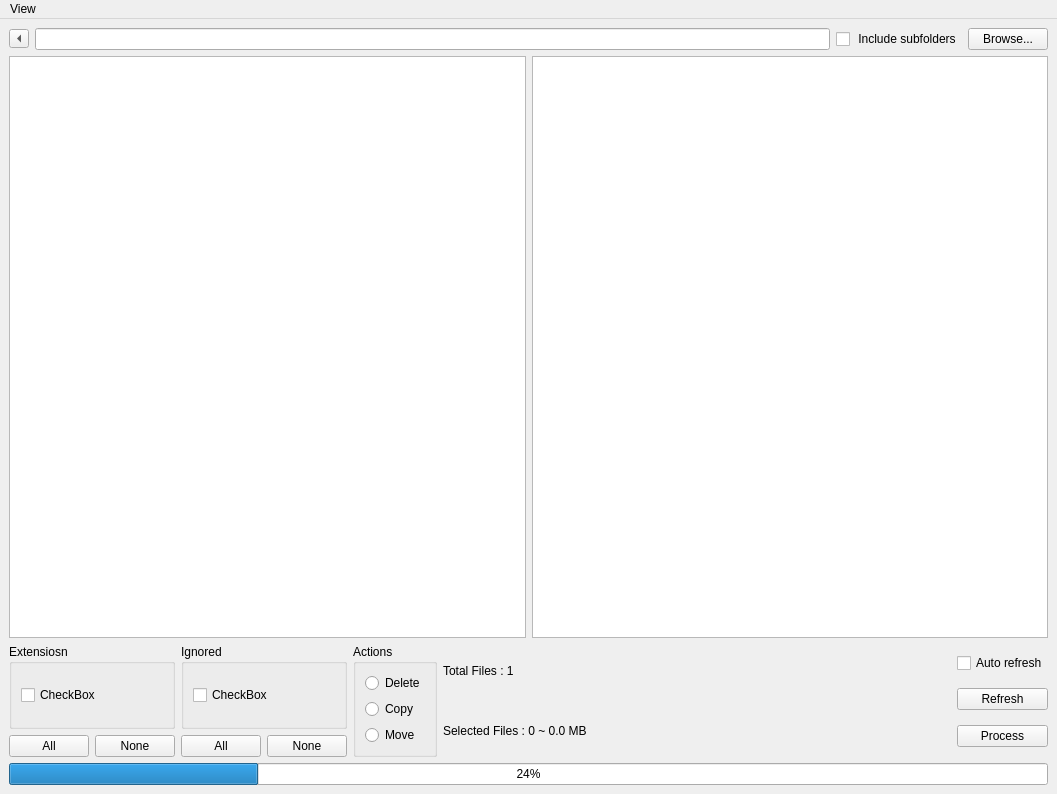
<?xml version="1.0" encoding="UTF-8"?>
<ui version="4.0">
 <class>MainWindow</class>
 <widget class="QMainWindow" name="MainWindow">
  <property name="geometry">
   <rect>
    <x>0</x>
    <y>0</y>
    <width>1057</width>
    <height>794</height>
   </rect>
  </property>
  <property name="windowTitle">
   <string>MainWindow</string>
  </property>
  <property name="locale">
   <locale language="English" country="UnitedStates"/>
  </property>
  <widget class="QWidget" name="centralwidget">
   <layout class="QGridLayout" name="gridLayout">
    <item row="0" column="0">
     <layout class="QVBoxLayout" name="main_layout">
      <item>
       <layout class="QVBoxLayout" name="top_layout">
        <item>
         <layout class="QHBoxLayout" name="dir_layout">
          <item>
           <widget class="QToolButton" name="toolButton">
            <property name="text">
             <string>...</string>
            </property>
            <property name="iconSize">
             <size>
              <width>12</width>
              <height>12</height>
             </size>
            </property>
            <property name="arrowType">
             <enum>Qt::LeftArrow</enum>
            </property>
           </widget>
          </item>
          <item>
           <widget class="QLineEdit" name="path_lineEdit"/>
          </item>
          <item>
           <widget class="QCheckBox" name="subfolders_checkBox">
            <property name="text">
             <string> Include subfolders</string>
            </property>
           </widget>
          </item>
          <item>
           <widget class="QPushButton" name="browse_button">
            <property name="text">
             <string>Browse...</string>
            </property>
           </widget>
          </item>
         </layout>
        </item>
        <item>
         <layout class="QHBoxLayout" name="files_layout">
          <item>
           <widget class="QTreeView" name="folders_treeView"/>
          </item>
          <item>
           <widget class="QTreeView" name="files_treeView"/>
          </item>
         </layout>
        </item>
       </layout>
      </item>
      <item>
       <layout class="QVBoxLayout" name="bottom_layout">
        <item>
         <layout class="QHBoxLayout" name="actions_layout">
          <item>
           <layout class="QVBoxLayout" name="extensions_layout">
            <item>
             <widget class="QGroupBox" name="extensions_groupBox">
              <property name="title">
               <string>Extensiosn</string>
              </property>
              <layout class="QVBoxLayout" name="verticalLayout">
               <item>
                <widget class="QCheckBox" name="checkBox_2">
                 <property name="text">
                  <string>CheckBox</string>
                 </property>
                </widget>
               </item>
              </layout>
             </widget>
            </item>
            <item>
             <layout class="QHBoxLayout" name="extensionsButtons_layout">
              <item>
               <widget class="QPushButton" name="allExtension_button">
                <property name="text">
                 <string>All</string>
                </property>
               </widget>
              </item>
              <item>
               <widget class="QPushButton" name="noneExtension_button">
                <property name="text">
                 <string>None</string>
                </property>
               </widget>
              </item>
             </layout>
            </item>
           </layout>
          </item>
          <item>
           <layout class="QVBoxLayout" name="ignored_layout">
            <item>
             <widget class="QGroupBox" name="ignored_groupBox">
              <property name="title">
               <string>Ignored</string>
              </property>
              <layout class="QVBoxLayout" name="verticalLayout_2">
               <item>
                <widget class="QCheckBox" name="checkBox_3">
                 <property name="text">
                  <string>CheckBox</string>
                 </property>
                </widget>
               </item>
              </layout>
             </widget>
            </item>
            <item>
             <layout class="QHBoxLayout" name="ignoredButtons_layout">
              <item>
               <widget class="QPushButton" name="allIgnored_button">
                <property name="text">
                 <string>All</string>
                </property>
               </widget>
              </item>
              <item>
               <widget class="QPushButton" name="noneIgnored_button">
                <property name="text">
                 <string>None</string>
                </property>
               </widget>
              </item>
             </layout>
            </item>
           </layout>
          </item>
          <item>
           <widget class="QGroupBox" name="actions_groupBox">
            <property name="title">
             <string>Actions</string>
            </property>
            <layout class="QVBoxLayout" name="verticalLayout_4">
             <item>
              <widget class="QRadioButton" name="radioButton">
               <property name="text">
                <string>Delete</string>
               </property>
              </widget>
             </item>
             <item>
              <widget class="QRadioButton" name="radioButton_3">
               <property name="text">
                <string>Copy</string>
               </property>
              </widget>
             </item>
             <item>
              <widget class="QRadioButton" name="radioButton_2">
               <property name="text">
                <string>Move</string>
               </property>
              </widget>
             </item>
            </layout>
           </widget>
          </item>
          <item>
           <layout class="QVBoxLayout" name="info_layout">
            <item>
             <widget class="QLabel" name="totalFiles_label">
              <property name="text">
               <string>Total Files : 1</string>
              </property>
             </widget>
            </item>
            <item>
             <widget class="QLabel" name="selectedFiles_label">
              <property name="text">
               <string>Selected Files : 0 ~ 0.0 MB</string>
              </property>
             </widget>
            </item>
           </layout>
          </item>
          <item>
           <spacer name="horizontalSpacer">
            <property name="orientation">
             <enum>Qt::Horizontal</enum>
            </property>
            <property name="sizeHint" stdset="0">
             <size>
              <width>40</width>
              <height>20</height>
             </size>
            </property>
           </spacer>
          </item>
          <item>
           <layout class="QVBoxLayout" name="process_layout">
            <item>
             <widget class="QCheckBox" name="refresh_checkBox">
              <property name="text">
               <string>Auto refresh</string>
              </property>
             </widget>
            </item>
            <item>
             <widget class="QPushButton" name="refresh_button">
              <property name="text">
               <string>Refresh</string>
              </property>
             </widget>
            </item>
            <item>
             <widget class="QPushButton" name="process_button">
              <property name="text">
               <string>Process</string>
              </property>
             </widget>
            </item>
           </layout>
          </item>
         </layout>
        </item>
        <item>
         <widget class="QProgressBar" name="progressBar">
          <property name="value">
           <number>24</number>
          </property>
         </widget>
        </item>
       </layout>
      </item>
     </layout>
    </item>
   </layout>
  </widget>
  <widget class="QMenuBar" name="menubar">
   <property name="geometry">
    <rect>
     <x>0</x>
     <y>0</y>
     <width>1057</width>
     <height>26</height>
    </rect>
   </property>
   <widget class="QMenu" name="menuView">
    <property name="title">
     <string>View</string>
    </property>
    <addaction name="actionSet_Default_Style"/>
    <addaction name="actionSet_Dark_Style"/>
   </widget>
   <addaction name="menuView"/>
  </widget>
  <action name="actionSet_Default_Style">
   <property name="text">
    <string>Set Default Style</string>
   </property>
  </action>
  <action name="actionSet_Dark_Style">
   <property name="text">
    <string>Set Dark Style</string>
   </property>
  </action>
 </widget>
 <resources/>
 <connections/>
</ui>
